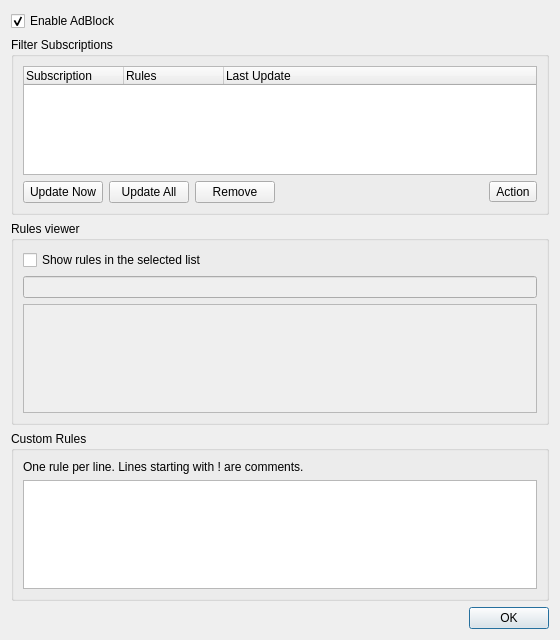
<?xml version="1.0" encoding="UTF-8"?>
<ui version="4.0">
 <class>AdBlockDialog</class>
 <widget class="QDialog" name="AdBlockDialog">
  <property name="geometry">
   <rect>
    <x>0</x>
    <y>0</y>
    <width>560</width>
    <height>640</height>
   </rect>
  </property>
  <property name="windowTitle">
   <string>AdBlock Configuration</string>
  </property>
  <layout class="QVBoxLayout" name="verticalLayout">
   <item>
    <widget class="QCheckBox" name="adblockCheckBox">
     <property name="text">
      <string>Enable AdBlock</string>
     </property>
     <property name="checked">
      <bool>true</bool>
     </property>
    </widget>
   </item>
   <item>
    <widget class="QWidget" name="adblockWidget" native="true">
     <property name="enabled">
      <bool>true</bool>
     </property>
     <layout class="QVBoxLayout" name="adblockLayout">
      <property name="margin">
       <number>0</number>
      </property>
      <item>
       <widget class="QGroupBox" name="subscriptionsGroup">
        <property name="title">
         <string>Filter Subscriptions</string>
        </property>
        <layout class="QVBoxLayout" name="subscriptionsLayout">
         <item>
          <widget class="QTreeWidget" name="subscriptionsTree">
           <property name="accessibleName">
            <string>Filter list subscriptions</string>
           </property>
           <property name="alternatingRowColors">
            <bool>true</bool>
           </property>
           <property name="rootIsDecorated">
            <bool>false</bool>
           </property>
           <property name="uniformRowHeights">
            <bool>true</bool>
           </property>
           <property name="selectionMode">
            <enum>QAbstractItemView::SingleSelection</enum>
           </property>
           <property name="sizePolicy">
            <sizepolicy hsizetype="Expanding" vsizetype="Preferred">
             <horstretch>0</horstretch>
             <verstretch>0</verstretch>
            </sizepolicy>
           </property>
           <column>
            <property name="text">
             <string>Subscription</string>
            </property>
           </column>
           <column>
            <property name="text">
             <string>Rules</string>
            </property>
           </column>
           <column>
            <property name="text">
             <string>Last Update</string>
            </property>
           </column>
          </widget>
         </item>
         <item>
          <layout class="QHBoxLayout" name="subscriptionButtonsLayout">
           <item>
            <widget class="QPushButton" name="updateSubscriptionButton">
             <property name="text">
              <string>Update Now</string>
             </property>
            </widget>
           </item>
           <item>
            <widget class="QPushButton" name="updateAllSubscriptionsButton">
             <property name="text">
              <string>Update All</string>
             </property>
            </widget>
           </item>
           <item>
            <widget class="QPushButton" name="removeSubscriptionButton">
             <property name="text">
              <string>Remove</string>
             </property>
            </widget>
           </item>
           <item>
            <spacer name="subscriptionButtonsSpacer">
             <property name="orientation">
              <enum>Qt::Horizontal</enum>
             </property>
             <property name="sizeHint" stdset="0">
              <size>
               <width>40</width>
               <height>20</height>
              </size>
             </property>
            </spacer>
           </item>
           <item>
            <widget class="QToolButton" name="actionToolButton">
             <property name="text">
              <string>Action</string>
             </property>
            </widget>
           </item>
          </layout>
         </item>
        </layout>
       </widget>
      </item>
      <item>
       <widget class="QGroupBox" name="rulesViewerGroup">
        <property name="title">
         <string>Rules viewer</string>
        </property>
        <layout class="QVBoxLayout" name="rulesViewerLayout">
         <item>
          <widget class="QCheckBox" name="rulesGroup">
           <property name="text">
            <string>Show rules in the selected list</string>
           </property>
          </widget>
         </item>
         <item>
          <widget class="QWidget" name="rulesFields" native="true">
           <property name="enabled">
            <bool>false</bool>
           </property>
           <layout class="QVBoxLayout" name="rulesLayout">
            <property name="leftMargin">
             <number>0</number>
            </property>
            <property name="topMargin">
             <number>0</number>
            </property>
            <property name="rightMargin">
             <number>0</number>
            </property>
            <property name="bottomMargin">
             <number>0</number>
            </property>
            <item>
             <widget class="SearchLineEdit" name="search">
              <property name="accessibleName">
               <string>Filter displayed rules</string>
              </property>
             </widget>
            </item>
            <item>
             <widget class="QPlainTextEdit" name="rulesView">
              <property name="accessibleName">
               <string>Rules in the selected subscription</string>
              </property>
              <property name="readOnly">
               <bool>true</bool>
              </property>
             </widget>
            </item>
           </layout>
          </widget>
         </item>
        </layout>
       </widget>
      </item>
      <item>
       <widget class="QGroupBox" name="customRulesGroup">
        <property name="title">
         <string>Custom Rules</string>
        </property>
        <layout class="QVBoxLayout" name="customRulesLayout">
         <item>
          <widget class="QLabel" name="customRulesHint">
           <property name="text">
            <string>One rule per line. Lines starting with ! are comments.</string>
           </property>
          </widget>
         </item>
         <item>
          <widget class="QPlainTextEdit" name="customRulesEdit">
           <property name="accessibleName">
            <string>Custom ad blocking rules</string>
           </property>
          </widget>
         </item>
        </layout>
       </widget>
      </item>
     </layout>
    </widget>
   </item>
   <item>
    <widget class="QDialogButtonBox" name="buttonBox">
     <property name="orientation">
      <enum>Qt::Horizontal</enum>
     </property>
     <property name="standardButtons">
      <set>QDialogButtonBox::Ok</set>
     </property>
    </widget>
   </item>
  </layout>
 </widget>
 <customwidgets>
  <customwidget>
   <class>SearchLineEdit</class>
   <extends>QLineEdit</extends>
   <header>searchlineedit.h</header>
  </customwidget>
 </customwidgets>
 <resources/>
 <connections>
  <connection>
   <sender>buttonBox</sender>
   <signal>accepted()</signal>
   <receiver>AdBlockDialog</receiver>
   <slot>accept()</slot>
   <hints>
    <hint type="sourcelabel">
     <x>75</x>
     <y>495</y>
    </hint>
    <hint type="destinationlabel">
     <x>157</x>
     <y>274</y>
    </hint>
   </hints>
  </connection>
  <connection>
   <sender>buttonBox</sender>
   <signal>rejected()</signal>
   <receiver>AdBlockDialog</receiver>
   <slot>reject()</slot>
   <hints>
    <hint type="sourcelabel">
     <x>75</x>
     <y>495</y>
    </hint>
    <hint type="destinationlabel">
     <x>286</x>
     <y>274</y>
    </hint>
   </hints>
  </connection>
  <connection>
   <sender>adblockCheckBox</sender>
   <signal>toggled(bool)</signal>
   <receiver>adblockWidget</receiver>
   <slot>setEnabled(bool)</slot>
   <hints>
    <hint type="sourcelabel">
     <x>106</x>
     <y>39</y>
    </hint>
    <hint type="destinationlabel">
     <x>349</x>
     <y>74</y>
    </hint>
   </hints>
  </connection>
 </connections>
</ui>
